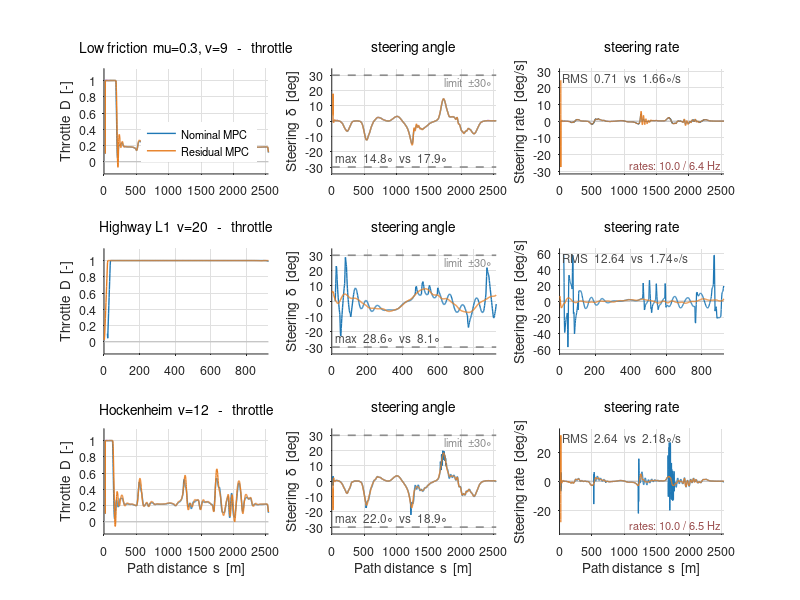
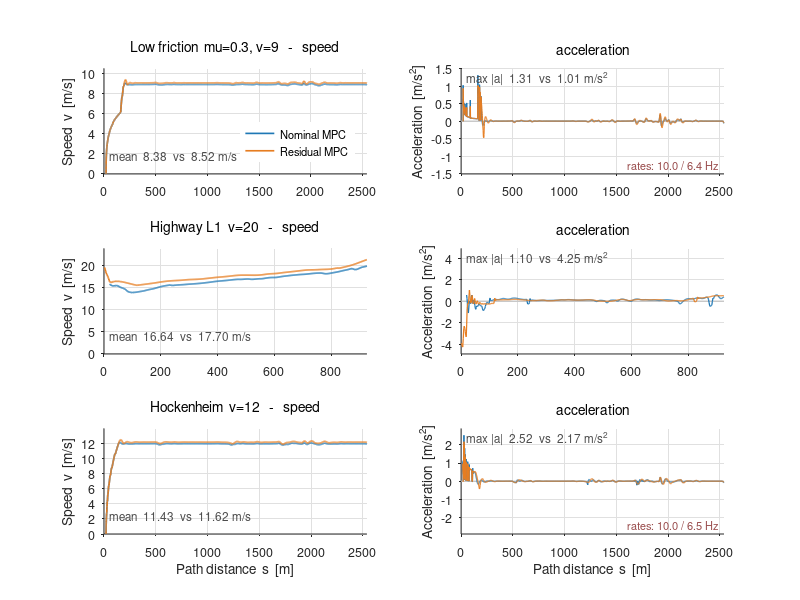

Write MATLAB code to recreate these figures, in order.
% 제어 입출력 - nominal vs residual, 세 조건
%
% MPC 가 차량에 보내는 것은 스로틀 D 와 조향각 delta 다(속도가 아니다).
% 상태 [s,n,alpha,v,D,delta] 중 D 와 delta 가 명령이고, 그 변화율이 최적화
% 변수다. 그래서 조향각속도(delta 의 시간 미분)까지 함께 본다.
%
% 창이 두 개 뜬다.
%   Figure 1  제어 명령    스로틀 D / 조향각 delta / 조향각속도
%   Figure 2  차량 응답    속도 v / 가속도 a
%
% 속도는 명령이 아니라 스로틀의 결과다. 명령과 응답을 나란히 봐야 제어기가
% 무엇을 했고 차량이 어떻게 반응했는지 읽힌다.
%
%   Fig1 1열  스로틀 D          [-1, 1].  D>0 구동, D<0 제동
%   Fig1 2열  조향각 delta      제약 +-30 deg (점선)
%   Fig1 3열  조향각속도        제어 주기로 나눈 값
%   Fig2 1열  속도 v
%   Fig2 2열  가속도 a = dv/dt  (제어 주기로 나눈 값)
%
% 가로축은 경로거리 s 다. 제어율이 조건마다 달라 시간축으로는 나란히 놓을 수 없다.
%
% ** 제어율 주의 ** 잔차 주행 중 저마찰(6.4 Hz)과 v=12(6.5 Hz)는 solve 가 109 ms
% 이던 시절이라 10 Hz 를 못 지켰다. 조향각속도는 dt 로 나누므로 이 차이가 값에
% 직접 들어간다. 고속(Highway v=20) 조건만 양쪽 10 Hz 로 공정한 비교다.
%
% CASE 로 한 조건만 볼 수 있다 (0 = 전부).
%
% 데이터: fig_control_inputs.mat  (results/control_inputs.py 가 생성)
% 실행:   results/matlab/ 폴더 안에서 `plot_control_inputs`
% 요구:   base MATLAB 만 (툴박스 불필요). R2013a 이상.

clear; close all
load('fig_control_inputs.mat')

CASE  = 0;          % 0 = 세 조건 모두, 1 = 저마찰, 2 = 고속, 3 = 기준
XAXIS = 'dist';     % 'dist' = 경로거리 s [m]  |  'time' = 시간 t [s]
%
% 어느 축을 쓸지
%   dist  같은 지점을 나란히 비교할 때. 두 주행의 속도가 달라도 위치가 맞는다.
%   time  속도가 어떻게 올라가고 유지되는지 볼 때. 제어율이 달라도 초 단위는
%         같으나, 같은 t 가 같은 지점을 뜻하지는 않는다.

NOM  = [0.12 0.47 0.71];
RES  = [0.90 0.49 0.13];
GREY = [0.55 0.55 0.55];

if CASE == 0, rows = 1:numel(case_); else rows = CASE; end
nR = numel(rows);

if strcmpi(XAXIS, 'time')
    XV = t;    XLAB = 'Time  [s]';
else
    XV = s;    XLAB = 'Path distance  s  [m]';
end

%% ---- 수치 표 (명령창) ----
fprintf('\n=== Control commands: nominal vs residual ===\n');
fprintf('%-28s %14s %6s %8s %6s %6s %10s %9s %9s\n', 'case', 'controller', ...
        'Hz', 'D mean', 'full', 'brake', 'max|d|deg', 'dd rms', 'dd max');
for i = 1:numel(case_)
    for k = 1:2
        if k == 1, nm = case_{i}; else nm = ''; end
        fprintf('%-28s %14s %6.1f %8.3f %5.0f%% %5.0f%% %10.1f %9.2f %9.1f\n', ...
                nm, variant{k}, met(i,k,1), met(i,k,2), met(i,k,3), ...
                met(i,k,4), met(i,k,5), met(i,k,6), met(i,k,7));
    end
end
fprintf('\n=== Vehicle response ===\n');
fprintf('%-28s %14s %9s %9s %10s %10s\n', 'case', 'controller', ...
        'v mean', 'v max', 'a mean', 'max|a|');
for i = 1:numel(case_)
    for k = 1:2
        if k == 1, nm = case_{i}; else nm = ''; end
        fprintf('%-28s %14s %9.2f %9.2f %+10.3f %10.2f\n', nm, variant{k}, ...
                met(i,k,8), met(i,k,9), met(i,k,10), met(i,k,11));
    end
end
fprintf(['\nSteering rate and acceleration divide by the control period. Residual ' ...
         'runs at 6.4-6.5 Hz\n(pre solver fix) except the high-speed case, where ' ...
         'both are 10 Hz.\n\n']);

figure('Color','w','Position',[40 40 1340 300*nR])
for r = 1:nR
    i = rows(r);
    sn = XV{i,1};  sr = XV{i,2};
    smax = max([max(sn) max(sr)]);

    % --- 스로틀 ---
    subplot(nR,3,(r-1)*3+1); hold on; box off
    set(gca,'FontSize',9,'TickDir','out','XGrid','on','YGrid','on', ...
            'GridColor',[.88 .88 .88],'GridAlpha',1,'Layer','bottom')
    plot([0 smax],[0 0],'-','Color',[0.75 0.75 0.75],'LineWidth',0.8);
    h1 = plot(sn, throttle{i,1}, '-', 'Color', NOM, 'LineWidth', 1.0);
    h2 = plot(sr, throttle{i,2}, '-', 'Color', RES, 'LineWidth', 1.0);
    if r == 1
        legend([h1 h2], variant, 'Location','southeast','Box','off','FontSize',8);
    end
    xlim([0 smax]); ylim([-0.15 1.15])
    ylabel('Throttle  D  [-]')
    if r == nR, xlabel(XLAB); end
    title(sprintf('%s   -   throttle', case_{i}), 'FontSize',10,'FontWeight','normal')

    % --- 조향각 ---
    subplot(nR,3,(r-1)*3+2); hold on; box off
    set(gca,'FontSize',9,'TickDir','out','XGrid','on','YGrid','on', ...
            'GridColor',[.88 .88 .88],'GridAlpha',1,'Layer','bottom')
    plot([0 smax],[ delta_max_deg  delta_max_deg],'--','Color',GREY,'LineWidth',1.2);
    plot([0 smax],[-delta_max_deg -delta_max_deg],'--','Color',GREY,'LineWidth',1.2);
    plot(sn, delta_deg{i,1}, '-', 'Color', NOM, 'LineWidth', 1.0);
    plot(sr, delta_deg{i,2}, '-', 'Color', RES, 'LineWidth', 1.0);
    text(smax*0.98, delta_max_deg*0.86, sprintf('limit  \\pm%.0f\\circ', delta_max_deg), ...
         'HorizontalAlignment','right','FontSize',8,'Color',GREY);
    text(smax*0.02, -delta_max_deg*0.80, ...
         sprintf('max  %.1f\\circ  vs  %.1f\\circ', met(i,1,5), met(i,2,5)), ...
         'FontSize',8.5,'Color',[0.3 0.3 0.3]);
    xlim([0 smax]); ylim([-delta_max_deg*1.15 delta_max_deg*1.15])
    ylabel('Steering  \delta  [deg]')
    if r == nR, xlabel(XLAB); end
    title('steering angle', 'FontSize',10,'FontWeight','normal')

    % --- 조향각속도 ---
    subplot(nR,3,(r-1)*3+3); hold on; box off
    set(gca,'FontSize',9,'TickDir','out','XGrid','on','YGrid','on', ...
            'GridColor',[.88 .88 .88],'GridAlpha',1,'Layer','bottom')
    plot([0 smax],[0 0],'-','Color',[0.75 0.75 0.75],'LineWidth',0.8);
    plot(sn, delta_rate_dps{i,1}, '-', 'Color', NOM, 'LineWidth', 0.9);
    plot(sr, delta_rate_dps{i,2}, '-', 'Color', RES, 'LineWidth', 0.9);
    L = max([met(i,1,7) met(i,2,7)]) * 1.15;
    text(smax*0.02, L*0.82, sprintf('RMS  %.2f  vs  %.2f\\circ/s', ...
         met(i,1,6), met(i,2,6)), 'FontSize',8.5,'Color',[0.3 0.3 0.3]);
    if met(i,2,1) < 9
        text(smax*0.98, -L*0.82, sprintf('rates: %.1f / %.1f Hz', met(i,1,1), met(i,2,1)), ...
             'HorizontalAlignment','right','FontSize',8,'Color',[0.6 0.3 0.3]);
    end
    xlim([0 smax]); ylim([-L L])
    ylabel('Steering rate  [deg/s]')
    if r == nR, xlabel(XLAB); end
    title('steering rate', 'FontSize',10,'FontWeight','normal')
end

%% ==== Figure 2: 차량 응답 (속도, 가속도) ====
figure('Color','w','Position',[80 60 940 300*nR])
for r = 1:nR
    i = rows(r);
    sn = XV{i,1};  sr = XV{i,2};
    smax = max([max(sn) max(sr)]);

    % --- 속도 ---
    subplot(nR,2,(r-1)*2+1); hold on; box off
    set(gca,'FontSize',9,'TickDir','out','XGrid','on','YGrid','on', ...
            'GridColor',[.88 .88 .88],'GridAlpha',1,'Layer','bottom')
    h1 = plot(sn, speed{i,1}, '-', 'Color', NOM, 'LineWidth', 1.2);
    h2 = plot(sr, speed{i,2}, '-', 'Color', RES, 'LineWidth', 1.2);
    if r == 1
        legend([h1 h2], variant, 'Location','southeast','Box','off','FontSize',8);
    end
    text(smax*0.02, max([met(i,1,9) met(i,2,9)])*0.20, ...
         sprintf('mean  %.2f  vs  %.2f m/s', met(i,1,8), met(i,2,8)), ...
         'FontSize',8.5,'Color',[0.3 0.3 0.3]);
    xlim([0 smax]); ylim([0 max([met(i,1,9) met(i,2,9)])*1.12])
    ylabel('Speed  v  [m/s]')
    if r == nR, xlabel(XLAB); end
    title(sprintf('%s   -   speed', case_{i}), 'FontSize',10,'FontWeight','normal')

    % --- 가속도 ---
    subplot(nR,2,(r-1)*2+2); hold on; box off
    set(gca,'FontSize',9,'TickDir','out','XGrid','on','YGrid','on', ...
            'GridColor',[.88 .88 .88],'GridAlpha',1,'Layer','bottom')
    plot([0 smax],[0 0],'-','Color',[0.75 0.75 0.75],'LineWidth',0.8);
    plot(sn, accel{i,1}, '-', 'Color', NOM, 'LineWidth', 0.9);
    plot(sr, accel{i,2}, '-', 'Color', RES, 'LineWidth', 0.9);
    L = max([met(i,1,11) met(i,2,11)]) * 1.15;
    text(smax*0.02, L*0.82, sprintf('max |a|  %.2f  vs  %.2f m/s^2', ...
         met(i,1,11), met(i,2,11)), 'FontSize',8.5,'Color',[0.3 0.3 0.3]);
    if met(i,2,1) < 9
        text(smax*0.98, -L*0.82, sprintf('rates: %.1f / %.1f Hz', met(i,1,1), met(i,2,1)), ...
             'HorizontalAlignment','right','FontSize',8,'Color',[0.6 0.3 0.3]);
    end
    xlim([0 smax]); ylim([-L L])
    ylabel('Acceleration  [m/s^2]')
    if r == nR, xlabel(XLAB); end
    title('acceleration', 'FontSize',10,'FontWeight','normal')
end
